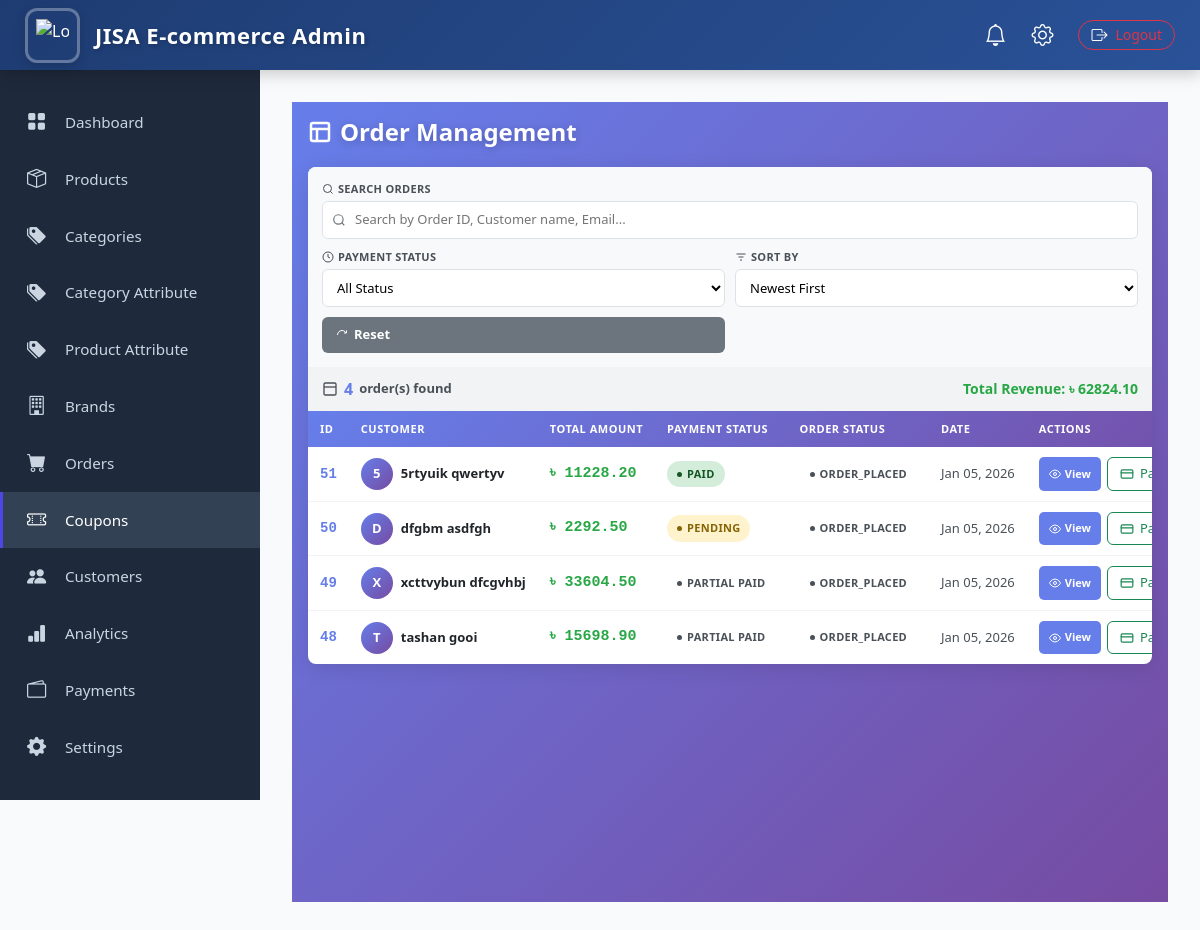
/adminpanel/orders/ (signed in), run on the app's committed database.
### core/models.py (models this page shows, shortened)
class Order(models.Model):
    user = models.ForeignKey(settings.AUTH_USER_MODEL,on_delete=models.SET_NULL,null=True, blank=True )
    first_name = models.CharField(max_length=100)
    last_name = models.CharField(max_length=100)
    address = models.TextField()
    mobile = models.CharField(max_length=20)
    email = models.EmailField()
    upazila = models.CharField(max_length=100)
    district = models.CharField(max_length=100)
    comment = models.TextField(blank=True, null=True)
    delivery_method = models.CharField(max_length=50)
    delivery_charge = models.FloatField(default=0)
    payment_method = models.CharField(max_length=50)
    payment_status = models.CharField(
        max_length=20,
        choices=(
            ("pending", "Pending"),
            ("paid", "Paid"),
            ("failed", "Failed"),
            ("partial paid", "partial Paid"),
        ),
        default="pending"
    )
    order_status = models.CharField(
        max_length=30,
        choices=(
        ("order_placed", "Order Placed"),               # Customer placed order
        ("confirmed", "Order Confirmed"),              # Admin/staff confirmed
        ("preparing", "Preparing"),                    # Restaurant / warehouse preparing
        ("processing", "Processing"),                  # Payment / packaging processing
        ("packed", "Packed"),                          # Packed & ready to ship
        ("shipped", "Shipped"),                        # Out for delivery
        ("out_for_delivery", "Out for Delivery"),     # Courier / delivery on the way
        ("delivered", "Delivered"),                    # Customer received
        ("completed", "Order Completed"),              # All done, finalized
        ("refunded", "Refunded"),                      # Payment refunded
        ("cancelled", "Cancelled"),                    # Order cancelled
        ("failed", "Payment Failed"),                  # Payment failed
        ("on_hold", "On Hold"),
        ),
        default="order_placed"
    )
    payment_transaction_id = models.CharField(unique=True, max_length=100, blank=True, null=True)
    amount_paid = models.FloatField(default=0)
    payment_note = models.TextField(blank=True, null=True)
    is_stock_reduced = models.BooleanField(default=False)
    subtotal = models.FloatField()
    discount = models.FloatField(default=0)
    total = models.FloatField()
    created_at = models.DateTimeField(auto_now_add=True)

### admin_panel/views.py (the view, shortened to what this page needs)
# urls.py: path("orders/", views.admin_order_list, name="admin_order_list"),
@superuser_required
def admin_order_list(request):
    orders = Order.objects.select_related('user').prefetch_related('items').all()
    search_query = request.GET.get('search', '').strip()
    status_filter = request.GET.get('status', '').strip()
    if status_filter:
        orders = orders.filter(payment_status=status_filter)
    sort_by = request.GET.get('sort', '-created_at')
    valid_sorts = ['-created_at', 'created_at', '-total', 'total', '-id', 'id']
    if sort_by in valid_sorts:
        orders = orders.order_by(sort_by)
    else:
        orders = orders.order_by('-created_at')
    total_revenue = orders.aggregate(Sum('total'))['total__sum'] or 0
    context = {
        'orders': orders,
        'total_revenue': total_revenue,
    }
    return render(request, 'order/admin_order_list.html', context)

### admin_panel/views.py (called while the page is built)
def superuser_required(view_func):
    return user_passes_test(lambda u: u.is_superuser)(view_func)

### core/context_processors.py (called while the page is built)
def categories_menu(request):
    categories = Category.objects.filter(parent__isnull=True).prefetch_related('children')
    return {'menu_categories': categories}

### admin_panel/templates/order/admin_order_list.html (shortened to what this page needs)
{% extends 'admin-base.html' %}
{% block content %}
<div class="orders-container">
  <div class="orders-header">
    <h2 class="orders-title">
      <svg width="24" height="24" viewBox="0 0 24 24" fill="none" stroke="currentColor" stroke-width="2.5">
        <rect x="3" y="3" width="18" height="18" rx="2"/>
        <path d="M3 9h18M9 21V9"/>
      </svg>
      Order Management
    </h2>
  </div>
  <div class="orders-card">
    <div class="filters-section">
      <form method="get" id="filterForm">
        <div class="filters-grid">
          <div class="filter-group">
            <label class="filter-label">
              <svg width="12" height="12" viewBox="0 0 24 24" fill="none" stroke="currentColor" stroke-width="2">
                <circle cx="11" cy="11" r="8"/>
                <path d="m21 21-4.35-4.35"/>
              </svg>
              Search Orders
            </label>
            <div class="search-wrapper">
              <input type="text" name="search" class="search-input" placeholder="Search by Order ID, Customer name, Email..." value="{{ request.GET.search }}">
            </div>
          </div>
          <div class="filter-group">
            <label class="filter-label">
              <svg width="12" height="12" viewBox="0 0 24 24" fill="none" stroke="currentColor" stroke-width="2">
                <circle cx="12" cy="12" r="10"/>
                <path d="M12 6v6l4 2"/>
              </svg>
              Payment Status
            </label>
            <select name="status" class="filter-select" onchange="document.getElementById('filterForm').submit()">
              <option value="">All Status</option>
            </select>
          </div>
          <div class="filter-group">
            <label class="filter-label">
              <svg width="12" height="12" viewBox="0 0 24 24" fill="none" stroke="currentColor" stroke-width="2">
                <path d="M3 6h18M7 12h10M10 18h4"/>
              </svg>
              Sort By
            </label>
            <select name="sort" class="filter-select" onchange="document.getElementById('filterForm').submit()">
              <option value="-created_at" {% if request.GET.sort == '-created_at' or not request.GET.sort %}selected{% endif %}>Newest First</option>
            </select>
          </div>
          <button type="button" class="btn-reset" onclick="window.location.href='{{ request.path }}'">
            <svg width="12" height="12" viewBox="0 0 24 24" fill="none" stroke="currentColor" stroke-width="2">
              <path d="M3 12a9 9 0 0 1 9-9 9.75 9.75 0 0 1 6.74 2.74L21 8"/>
              <path d="M21 3v5h-5"/>
            </svg>
            Reset
          </button>
        </div>
      </form>
    </div>
    <div class="stats-bar">
      <span class="total-orders">
        <svg width="16" height="16" viewBox="0 0 24 24" fill="none" stroke="currentColor" stroke-width="2" style="display: inline; vertical-align: middle;">
          <rect x="3" y="3" width="18" height="18" rx="2"/>
          <path d="M3 9h18"/>
        </svg>
        <strong>{{ orders.count }}</strong> order(s) found
      </span>
      <span class="total-revenue">
        Total Revenue: ৳ {{ total_revenue|floatformat:2 }}
      </span>
    </div>
    <div class="table-wrapper">
      {% if orders %}
      <table class="orders-table">
        <thead>
          <tr>
            <th>ID</th>
            <th>Customer</th>
            <th>Total Amount</th>
            <th>Payment Status</th>
            <th>Order Status</th>
            <th>Date</th>
            <th>Actions</th>
          </tr>
        </thead>
        <tbody>
          {% for order in orders %}
          <tr>
            <td>
              <span class="order-id">{{ order.id }}</span>
            </td>
            <td>
              <div class="user-info">
                <div class="user-avatar">
                  {{ order.first_name|slice:":1"|upper }}
                </div>
                <span class="user-name">{{ order.first_name }} {{ order.last_name }}</span>
              </div>
            </td>
            <td>
              <span class="price-badge">৳ {{ order.total|floatformat:2 }}</span>
            </td>
            <td>
              <span class="status-badge status-{{ order.payment_status|lower|cut:' ' }}">
                <span class="status-dot"></span>
                {{ order.payment_status|title }}
              </span>
            </td>
            <td>
              <span class="status-badge status-{{ order.order_status|lower|cut:' ' }}">
                <span class="status-dot"></span>
                {{ order.order_status|title }}
              </span>
            </td>
            <td>{{ order.created_at|date:"M d, Y" }}</td>
            <td>
              <div class="actions-cell">
                <a href="{% url 'admin_order_detail' order.id %}" class="btn-action btn-view">
                  <svg width="12" height="12" viewBox="0 0 24 24" fill="none" stroke="currentColor" stroke-width="2">
                    <path d="M1 12s4-8 11-8 11 8 11 8-4 8-11 8-11-8-11-8z"/>
                    <circle cx="12" cy="12" r="3"/>
                  </svg>
                  View
                </a>
                <a href="{% url 'admin_update_payment' order.id %}"
                  style="
                        display:inline-flex;
                        align-items:center;
                        gap:6px;
                        padding:6px 12px;
                        font-size:13px;
                        font-weight:500;
                        color:#198754;
                        border:1px solid #198754;
                        border-radius:6px;
                        text-decoration:none;
                        transition:all 0.25s ease;
                  "
                  onmouseover="this.style.background='#198754';this.style.color='#fff';"
                  onmouseout="this.style.background='transparent';this.style.color='#198754';"
                >
                    <svg width="14" height="14" viewBox="0 0 24 24" fill="none"
                        stroke="currentColor" stroke-width="2" stroke-linecap="round" stroke-linejoin="round">
                        <rect x="2" y="5" width="20" height="14" rx="2"></rect>
                        <line x1="2" y1="10" x2="22" y2="10"></line>
                    </svg>
                    <span> Payment</span>
                </a>
              </div>
            </td>
          </tr>
          {% endfor %}
        </tbody>
      </table>
      {% else %}
      <div class="no-orders">
        <div class="no-orders-icon">📦</div>
        <h3>No Orders Found</h3>
        <p>Try adjusting your filters or search criteria to find orders</p>
      </div>
      {% endif %}
    </div>
  </div>
</div>
{% endblock %}

### admin_panel/templates/order/admin_order_list.html (style rules this page uses)
* .orders-container { padding: 1rem; background: linear-gradient(135deg, #667eea 0%, #764ba2 100%); min-height: 100vh; }
.orders-header { display: flex; justify-content: space-between; align-items: center; margin-bottom: 0.75rem; }
.orders-title { color: white; font-size: 1.5rem; font-weight: 700; display: flex; align-items: center; gap: 0.5rem; text-shadow: 0 2px 8px rgba(0,0,0,0.2); }
.orders-card { background: white; border-radius: 8px; box-shadow: 0 4px 20px rgba(0,0,0,0.1); overflow: hidden; }
.filters-section { padding: 0.875rem; background: #f8f9fa; }
.filters-grid { display: grid; grid-template-columns: 2fr 1fr 1fr auto; gap: 0.625rem; align-items: end; }
.filter-group { display: flex; flex-direction: column; gap: 0.25rem; }
.filter-label { font-size: 0.688rem; font-weight: 600; color: #495057; display: flex; align-items: center; gap: 0.25rem; text-transform: uppercase; letter-spacing: 0.3px; }
.search-wrapper { position: relative; }
.search-input { width: 100%; padding: 0.5rem 0.75rem 0.5rem 2rem; border: 1px solid #dee2e6; border-radius: 6px; font-size: 0.813rem; transition: all 0.2s ease; background: white; }
.filter-select { padding: 0.5rem 0.625rem; border: 1px solid #dee2e6; border-radius: 6px; font-size: 0.813rem; background: white; cursor: pointer; transition: all 0.2s ease; font-weight: 500; }
.btn-reset { padding: 0.5rem 0.875rem; background: #6c757d; color: white; border: none; border-radius: 6px; font-weight: 600; cursor: pointer; transition: all 0.2s ease; display: flex; align-items: center; gap: 0.375rem; font-size: 0.813rem; }
.stats-bar { padding: 0.625rem 0.875rem; background: #f1f3f5; display: flex; justify-content: space-between; align-items: center; font-size: 0.813rem; color: #495057; font-weight: 600; }
.total-orders { display: flex; align-items: center; gap: 0.375rem; }
.total-orders strong { color: #667eea; font-size: 1rem; }
.total-revenue { display: flex; align-items: center; gap: 0.25rem; color: #28a745; font-weight: 700; font-size: 0.875rem; }
.table-wrapper { overflow-x: auto; }
.orders-table { width: 100%; border-collapse: collapse; }
.orders-table thead { background: linear-gradient(135deg, #667eea, #764ba2); color: white; }
.orders-table th { padding: 0.625rem 0.75rem; text-align: left; font-weight: 600; font-size: 0.688rem; text-transform: uppercase; letter-spacing: 0.5px; white-space: nowrap; }
.orders-table tbody tr { border-bottom: 1px solid #f1f3f5; transition: background 0.15s ease; }
.orders-table tbody tr:last-child { border-bottom: none; }
.orders-table td { padding: 0.625rem 0.75rem; color: #495057; white-space: nowrap; font-size: 0.813rem; }
.order-id { font-weight: 700; color: #667eea; font-size: 0.875rem; font-family: 'Courier New', monospace; }
.user-info { display: flex; align-items: center; gap: 0.5rem; }
.user-avatar { width: 32px; height: 32px; border-radius: 50%; background: linear-gradient(135deg, #667eea, #764ba2); display: flex; align-items: center; justify-content: center; color: white; font-weight: 700; font-size: 0.813rem; flex-shrink: 0; }
.user-name { font-weight: 600; color: #212529; font-size: 0.813rem; }
.price-badge { font-size: 0.938rem; font-weight: 700; color: #28a745; font-family: 'Courier New', monospace; }
.status-badge { padding: 0.313rem 0.625rem; border-radius: 16px; font-size: 0.688rem; font-weight: 600; display: inline-flex; align-items: center; gap: 0.313rem; text-transform: uppercase; letter-spacing: 0.3px; }
.status-pending { background: #fff3cd; color: #856404; }
.status-paid { background: #d4edda; color: #155724; }
.status-dot { width: 5px; height: 5px; border-radius: 50%; background: currentColor; animation: pulse 2s infinite; }
.actions-cell { display: flex; gap: 0.375rem; }
.btn-action { padding: 0.375rem 0.625rem; border-radius: 5px; text-decoration: none; font-size: 0.688rem; font-weight: 600; transition: all 0.15s ease; display: inline-flex; align-items: center; gap: 0.25rem; border: none; cursor: pointer; }
.btn-view { background: #667eea; color: white; }
@media (max-width: 1200px) { .filters-grid { grid-template-columns: 1fr 1fr; } }
@media (max-width: 1200px) { .filter-group:first-child { grid-column: 1 / -1; } }

### data on the page
Order: id "51", first_name "5", first_name "5rtyuik", last_name "qwertyv", total "11228.20", payment_status "PAID", order_status "ORDER_PLACED", created_at "Jan 05, 2026"
Order: id "50", first_name "D", first_name "dfgbm", last_name "asdfgh", total "2292.50", payment_status "PENDING", order_status "ORDER_PLACED", created_at "Jan 05, 2026"
Order: id "49", first_name "X", first_name "xcttvybun", last_name "dfcgvhbj", total "33604.50", payment_status "PARTIAL PAID", order_status "ORDER_PLACED", created_at "Jan 05, 2026"
Order: id "48", first_name "T", first_name "tashan", last_name "gooi", total "15698.90", payment_status "PARTIAL PAID", order_status "ORDER_PLACED", created_at "Jan 05, 2026"

### other printed values
{{ orders.count }} "4"
{{ total_revenue|floatformat:2 }} "62824.10"
